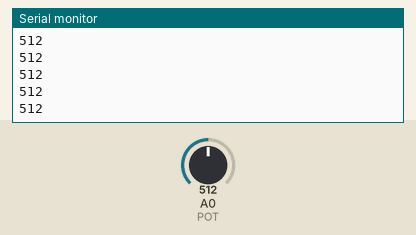
Bench run of a sketch on a simulated Arduino Uno, built with avr-gcc and run on an emulated ATmega328P. Parts: the last lines printed to the serial monitor. The inputs (shaded band) are chosen by the test bench; at power-on: A0 (POT) = 512.

Above: at 1.2 s.
1.3 s: A0 (POT) set to 716
At 1.31 s:
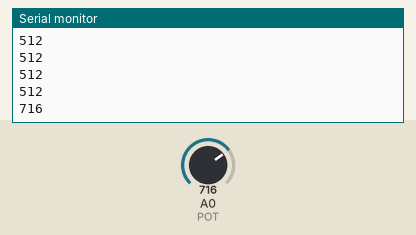
2.8 s: A0 (POT) set to 900
At 2.81 s:
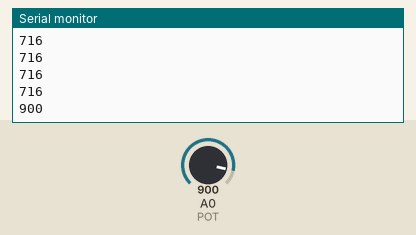
Timing chart, 0 to 5.8 s (numbered marks = the images above; inputs shaded):
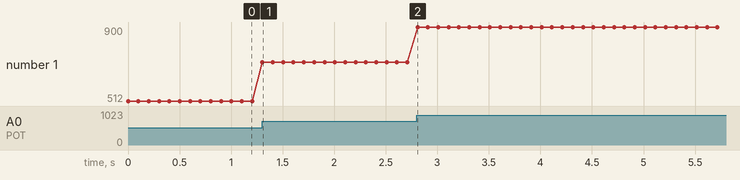

Measured:
- after the input at 1.3 s, the serial monitor: prints a new line at once (image 1)
- after the input at 2.8 s, the serial monitor: prints a new line at once (image 2)
- plotted number 1: 512 → 716 after the input at 1.3 s, 716 → 900 after the input at 2.8 s

The sketch:

potentiometer1.ino
```cpp
#define POT 0
int val = 0;

void setup() {
    Serial.begin(9600);
}

void loop() {
    val = analogRead(POT);
    Serial.println(val);
    delay(100);
}
```
